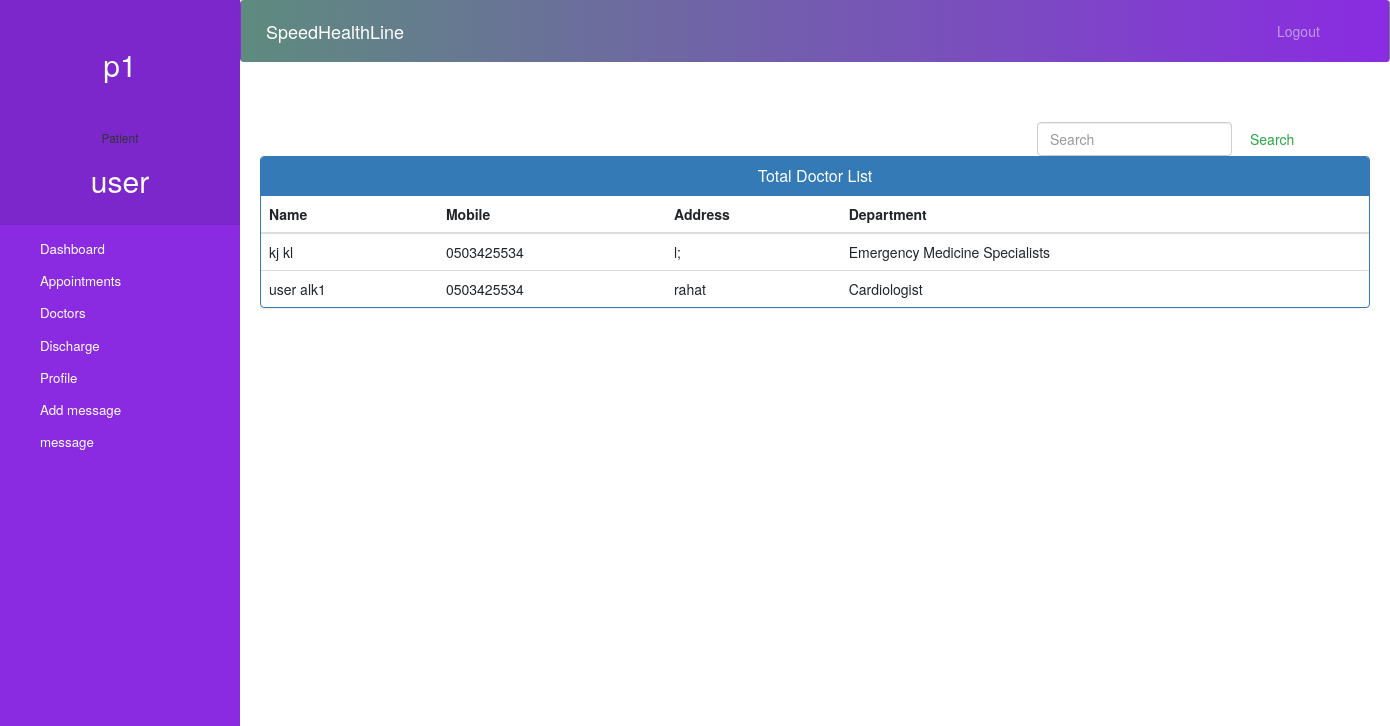
/patient-doctor (signed in), run on the app's committed database.
### core/models.py (models this page shows, shortened)
class Doctor(models.Model):
    user=models.OneToOneField(User,on_delete=models.CASCADE)
    certificate_file = models.FileField(
        upload_to='certificate_files',
        null=True,
        blank=True
    )
    address = models.CharField(max_length=40)
    mobile = models.CharField(max_length=20, null=False, default='0123456789')
    department= models.CharField(max_length=50,choices=departments,default='Cardiologist')
    status=models.BooleanField(default=True)
    @property
    def get_name(self):
        return self.user.first_name+" "+self.user.last_name

### core/views.py (the view)
# urls.py: path('patient-doctor', patient_doctor, name='patient-doctor'),
def patient_doctor(request):
    doctors = models.Doctor.objects.all().filter(status=True)
    patient = models.Patient.objects.get(user_id=request.user.id)  # for profile picture of patient in sidebar
    return render(request, 'patient_doctor.html', {'patient': patient, 'doctors': doctors})

### templates/patient_doctor.html (shortened to what this page needs)
{% extends 'patient_base.html' %}
{% block content %}
{%load static%}
<head>
  <link href="//netdna.bootstrapcdn.com/bootstrap/3.0.0/css/bootstrap.min.css" rel="stylesheet" id="bootstrap-css">
</head>
<div class="container">
    <form  action="/searchdoctor" method="get" style="margin-left:70%;" class="form-inline my-2 my-lg-0">
      <input class="form-control mr-sm-2" type="search" placeholder="Search" name="query" id="query" aria-label="Search">
      <button class="btn btn-outline-success my-2 my-sm-0" type="submit">Search</button>
    </form>
  {% if doctors %}
  <div class="panel panel-primary">
    <div class="panel-heading">
      <h6 class="panel-title"> Total Doctor List</h6>
    </div>
    <table class="table table-hover" id="dev-table">
        <thead>
          <tr>
            <th>Name</th>
            <th>Mobile</th>
            <th>Address</th>
            <th>Department</th>
          </tr>
        </thead>
        {% for d in doctors %}
        <tr>
          <td> {{d.get_name}}</td>
          <td>{{d.mobile}}</td>
          <td>{{d.address}}</td>
          <td>{{d.department}}</td>
        </tr>
        {% endfor %}
      </table>
  </div>
  {%else%}
  <br><br><br>
  <h4 style="text-align: center;color: red;">No Doctor Found !!!</h4>
  {% endif %}
</div>
{% endblock content %}

### templates/patient_base.html (shortened to what this page needs)
<!DOCTYPE html>
{% load static %}
<html lang="en">
<head>
  <link rel="stylesheet" href="https://stackpath.bootstrapcdn.com/bootstrap/4.3.1/css/bootstrap.min.css">
  <link rel="stylesheet" href="https://maxcdn.bootstrapcdn.com/font-awesome/4.7.0/css/font-awesome.min.css">
</head>
<body>
  <nav class="menu" tabindex="0">
    <header class="avatar">
        <h2>{{request.user}}</h2>
      <br><br>
      <h6>Patient</h6>
      <h2>{{request.user.first_name}}</h2>
    </header>
    <ul>
      <li tabindex="0" class="icon-dashboard"> <a style="color:white; text-decoration:none;" href="/patient-dashboard"><span>Dashboard</span></a> </li>
      <li tabindex="0" class="icon-calendar"> <a style="color:white; text-decoration:none;" href="/patient-appointment"><span>Appointments</span></a></li>
      <li tabindex="0" class="icon-users"> <a style="color:white; text-decoration:none;" href="/patient-doctor"><span>Doctors</span></a></li>
      <li tabindex="0" class="icon-users"> <a style="color:white; text-decoration:none;" href="/patient-discharge"><span>Discharge</span></a></li>
      <li tabindex="0" class="icon-calendar"> <a style="color:white; text-decoration:none;" href="/patient-profile"><span>Profile</span></a></li>
      <li tabindex="0" class="icon-calendar"> <a style="color:white; text-decoration:none;" href="/add-message"><span>Add message</span></a></li>
      <li tabindex="0" class="icon-calendar"> <a style="color:white; text-decoration:none;" href="/message"><span>message</span></a></li>
    </ul>
  </nav>
  <main>
    <div class="bs-example">
<nav class="navbar navbar-expand-md navbar-dark fixed-top" style="background: linear-gradient(to right, #5E8B7E, #8A2BE2);">        <a href="/patient-dashboard" class="navbar-brand">SpeedHealthLine</a>
        <div class="collapse navbar-collapse justify-content-between" id="navbarCollapse">
          <div class="navbar-nav" style=" margin-left: 90%;">
            <a href="/logout" class="nav-item nav-link">Logout</a>
          </div>
        </div>
      </nav>
    </div>
    <br><br>
    {% block content %}
    {% endblock content %}
    <br><br><br><br><br><br><br>
    <footer>
      <br>
      <div class="container">
        <div class="row">
          <div class="col-md-12 col-sm-12">
          </div>
        </div>
      </div>
    </footer>
  </main>
</body>
</html>

### templates/patient_base.html (style rules this page uses)
a:link { text-decoration: none; color: #8a2be2; }
body { padding-left: 240px; background-color: #f8f8ff; background-repeat: no-repeat; background-position: center center; background-attachment: fixed; background-size: cover; }
main { position: relative; height: 100vh; }
.menu { background: #8a2be2; height: 100vh; width: 240px; position: fixed; top: 0px; left: 0; z-index: 5; outline: none; }
.menu .avatar { background: rgba(0, 0, 0, 0.1); padding: 2em 0.5em; text-align: center; }
.menu .avatar h2 { font-weight: normal; margin-bottom: 0; color: #fff; }
.menu ul { list-style: none; padding: 0.5em 0; margin: 0; }
.menu ul li { padding: 0.5em 1em 0.5em 3em; font-size: 0.95em; font-weight: lighter; background-repeat: no-repeat; background-position: left 15px center; background-size: auto 20px; transition: all 0.15s linear; cursor: pointer; color: #fff; }
.menu ul li.icon-dashboard { background-image: url("http://www.entypo.com/images//gauge.svg"); }
.menu ul li.icon-users { background-image: url("http://www.entypo.com/images//users.svg"); }
.menu ul li.icon-calendar { background-image: url("http://www.entypo.com/images//calendar.svg"); }

### templates/patient_doctor.html (style rules this page uses)
a:link { text-decoration: none; }
h6 { text-align: center; }
.row { margin: 100px; }

### data on the page
Doctor: get_name "kj kl", mobile "0503425534", address "l;", department "Emergency Medicine Specialists"
Doctor: get_name "user alk1", mobile "0503425534", address "rahat", department "Cardiologist"

### other printed values
{{ request.user }} "p1"
{{ request.user.first_name }} "user"
